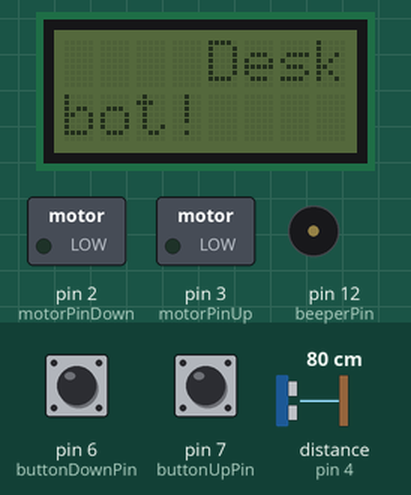
Bench run of a sketch on a simulated Arduino Uno, built with avr-gcc and run on an emulated ATmega328P. On the bench: 8×2 character LCD, switched loads named in the sketch (green lamp = pin HIGH), buzzer (waves = sounding, pin HIGH). The inputs (shaded band) are chosen by the test bench; at power-on: pin 6 (buttonDownPin) HIGH, distance to the obstacle (sensor on pin 4) 80 cm, pin 7 (buttonUpPin) HIGH. EEPROM starts erased; what the sketch prints to the serial monitor is not drawn.

Above: at 1.3 s.
1.4 s: pin 6 (buttonDownPin) pulled LOW for 0.15 s
At 2.7 s:
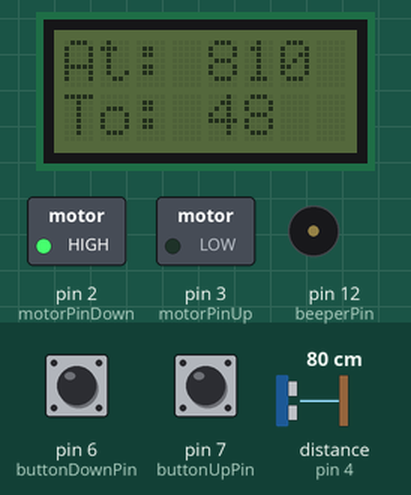
3.0 s: distance to the obstacle (sensor on pin 4) set to 6 cm
At 4.2 s:
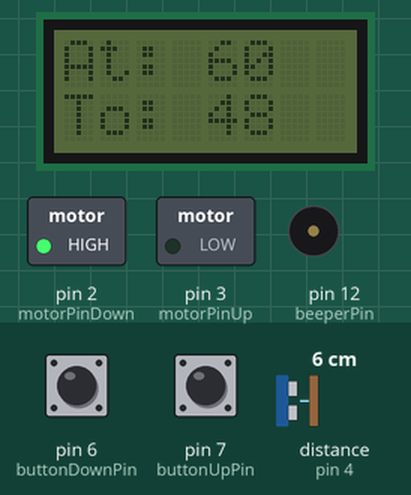
4.5 s: distance to the obstacle (sensor on pin 4) set to 3 cm
At 5.5 s:
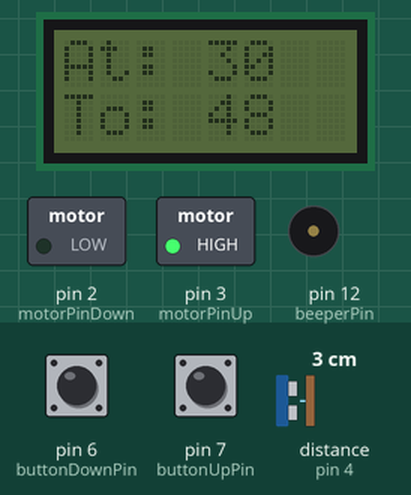
6.0 s: distance to the obstacle (sensor on pin 4) set to 9 cm
At 6.6 s:
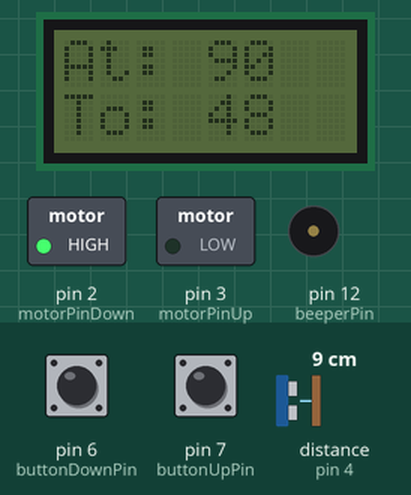
9.0 s: distance to the obstacle (sensor on pin 4) set to 2 cm
At 11.1 s:
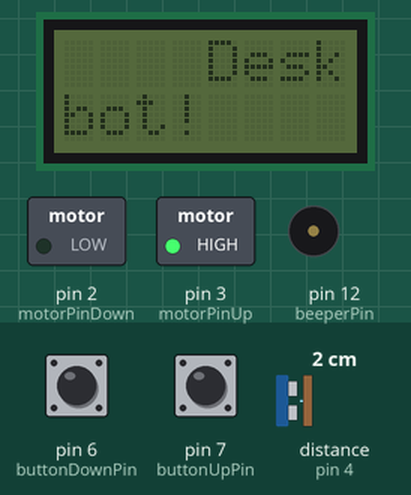
11.5 s: pin 7 (buttonUpPin) pulled LOW for 0.15 s
At 11.58 s:
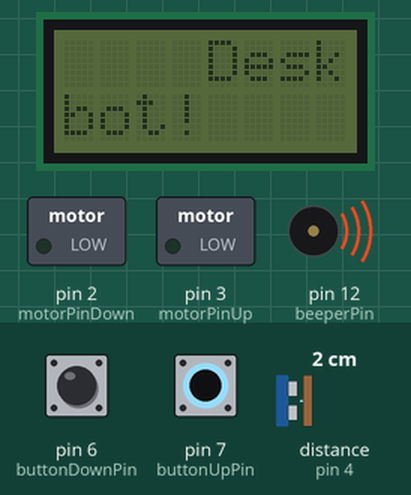
Timing chart, 0 to 14.1 s (numbered marks = the images above; inputs shaded):
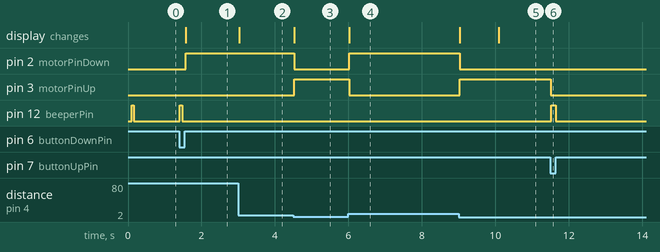

The sketch:

Deskbot.ino
```cpp
#include <Bounce2.h>
#include "EEPROMAnything.h"
//#include <MemoryFree.h>
#include <NewPing.h>
#include <Wire.h>
#include <LiquidCrystal_I2C.h>

#define motorPinUp 3
#define motorPinDown 2
#define sonarPongPin 4
#define sonarPingPin 5
#define buttonDownPin 6
#define buttonUpPin 7
#define beeperPin 12

LiquidCrystal_I2C lcd(0x27,8,2);

enum directions { none, up, down, setUp, setDown, checking, moving };

const unsigned int floorOffset = 935-280;
const unsigned int maxSafeHeight = 410;
const unsigned int minSafeHeight = 48;
const unsigned int buttonHoldTime = 2000;
const unsigned int setButtonTimeout = 5000;
const unsigned int sonarTimeout = 50;
const unsigned int screenTimeout = 10000;

directions operationMode = none;
unsigned int topHeight = 390;
unsigned int bottomHeight = 50;
unsigned int targetHeight;
unsigned int lastMeasuredHeight = 0;
unsigned int reportedHeight = 0;
unsigned int heightAccuracy = 1;
unsigned long beepEndTime = 0;
unsigned long buttonPushTime = 0;
unsigned long lastMeasuredTime = 0;
unsigned long screenLastUpdatedTime = 0;

NewPing sonar(sonarPingPin, sonarPongPin);
Bounce upDebounce = Bounce();
Bounce downDebounce = Bounce();

void setup() {
  Serial.begin(115200);
  Serial.println();
  lcd.init();
  resetScreen();
  pinMode(motorPinUp, OUTPUT);
  pinMode(motorPinDown, OUTPUT);
  pinMode(beeperPin, OUTPUT);
  pinMode(sonarPongPin, INPUT);
  pinMode(sonarPingPin, OUTPUT);
  pinMode(buttonUpPin, INPUT_PULLUP);
  pinMode(buttonDownPin, INPUT_PULLUP);
  digitalWrite(motorPinUp, LOW);
  digitalWrite(motorPinDown, LOW);
  upDebounce.attach(buttonUpPin);
  upDebounce.interval(5);
  downDebounce.attach(buttonDownPin);
  downDebounce.interval(5);
  Serial.println(F("================ Deskbot 1.2 ================"));
  loadSettings();
  if (topHeight > maxSafeHeight) {
    topHeight = maxSafeHeight;
    saveSettings();
  }
  if (bottomHeight < minSafeHeight || bottomHeight > topHeight) {
    bottomHeight = minSafeHeight;
    saveSettings();
  }
  reportVitals();
  beep(50);
}

void loop() {
  beep();
  upDebounce.update();
  downDebounce.update();
  if (millis() > screenLastUpdatedTime + screenTimeout) resetScreen();
  if (!upDebounce.read() && !downDebounce.read()) operationMode = none; // if both pressed, then abort

  switch (operationMode) {
    case checking:
      if (millis() < buttonPushTime + buttonHoldTime) {
        if (upDebounce.rose()) {
          operationMode = moving;
          targetHeight = topHeight;
        }
        else if (downDebounce.rose()){
          operationMode = moving;
          targetHeight = bottomHeight;
        }
      } else {
        if (!upDebounce.read()) operationMode = setUp;
        else if (!downDebounce.read()) operationMode = setDown;
        buttonPushTime = millis();
        beep(50);
      }
      break;

    case moving:
      if (!upDebounce.read() || !downDebounce.read()) { // abort if any button pressed
        motorDirection(none); //redundant - safety
        operationMode = none;
        beep(100);
        Serial.println(F("Stop."));
        resetScreen();
        break;
      }
      if (moveDesk(targetHeight)) operationMode = none;
      break;

    case setUp:
      operationMode = none;
      //      if (!upDebounce.read() && !downDebounce.read()) { // abort if both buttons pressed
      //        motorDirection(none); //redundant - safety
      //        operationMode = none;
      //        Serial.println(F("Stop."));
      //        break;
      //      }
      //      if (millis() < buttonPushTime + setButtonTimeout) {
      //        if(upDebounce.fell() || downDebounce.fell()) {
      //          buttonPushTime = millis();
      //          if(upDebounce.fell()) settingHeight = measureHeight() + 1;
      //          if(downDebounce.fell()) settingHeight = measureHeight() - 1;
      //          Serial.println(F("Setting height: ") + String(settingHeight));
      //          moveDesk(settingHeight);
      //        }
      //      } else {
      //        topHeight = settingHeight;
      //        saveSettings();
      //        Serial.println("New top height set: " + String(topHeight));
      //        operationMode = none;
      //      }
      break;

    case setDown:
      operationMode = none;
      break;

    default:
      motorDirection(none);
      if ((upDebounce.fell() && !downDebounce.fell()) || (!upDebounce.fell() && downDebounce.fell())) {
        buttonPushTime = millis();
        operationMode = checking;
        beep(10);
      }
      break;
  }
}

void motorDirection(directions motorDirection) {
  switch (motorDirection) {
    case up:
      digitalWrite(motorPinUp, HIGH);
      digitalWrite(motorPinDown, LOW);
      break;
    case down:
      digitalWrite(motorPinUp, LOW);
      digitalWrite(motorPinDown, HIGH);
      break;
    default:
      digitalWrite(motorPinUp, LOW);
      digitalWrite(motorPinDown, LOW);
      break;
  }
}

bool moveDesk(int newHeight) {
  int currentHeight = measureHeight();
  if (reportedHeight != currentHeight) {
    Serial.println("Current height: " + String(currentHeight) + ". Target height: " + String(newHeight) + ".");
    lcd.setCursor(0,0);
    lcd.print(F("At: "));
    lcd.print(currentHeight);
    lcd.print(F("  "));
    lcd.setCursor(0,1);
    lcd.print(F("To: "));
    lcd.print(newHeight);
    lcd.print(F("  "));
    reportedHeight = currentHeight;
  }
//  if ((currentHeight > maxSafeHeight) || (currentHeight < minSafeHeight)) {
//    beep(500);
//    operationMode = none;
//    motorDirection(none);
//    Serial.println("Out of safe operating range");
//    lcd.setCursor(0,0);
//    lcd.print(F("Out of R"));
//    lcd.setCursor(0,1);
//    lcd.print(F("ange.   "));
//    return false;
//  }

  if ( currentHeight > newHeight + heightAccuracy ) {
    motorDirection(down);
    return false;
  } else if ( currentHeight < newHeight - heightAccuracy ) {
    motorDirection(up);
    return false;
  } else {
    motorDirection(none);
    Serial.println("Target height reached: " + String(newHeight) + "mm.");
    lcd.setCursor(0,0);
    lcd.print(F("Height: "));
    lcd.setCursor(0,1);
    lcd.print(newHeight);
    lcd.print(F("mm       "));
    screenLastUpdatedTime = millis();
    return true;
  }
}

void resetScreen() {
  lcd.setCursor(0,0);
  lcd.print(F("    Desk"));
  lcd.setCursor(0,1);
  lcd.print(F("bot!    "));
  screenLastUpdatedTime = millis();
}

void beep() {
  if ( beepEndTime - millis() > 10000 ) {
    beepEndTime = millis();
  } else if (millis() < beepEndTime) {
    digitalWrite(beeperPin, HIGH);
  } else {
    digitalWrite(beeperPin, LOW);
  }
}

void beep(int beepLength) {
  beepEndTime = millis() + beepLength;
}

int measureHeight() {
  if ((millis() - lastMeasuredTime >= sonarTimeout) || (lastMeasuredTime == 0)) {
    lastMeasuredTime = millis();
    lastMeasuredHeight = sonar.ping_cm() * 10;
  }
  return lastMeasuredHeight;
}

void saveSettings() {
  int eepromAddress = 0;
  eepromAddress += EEPROM_writeAnything(eepromAddress, topHeight);
  eepromAddress += EEPROM_writeAnything(eepromAddress, bottomHeight);
  Serial.println("   Saved Top: " + String(topHeight));
  Serial.println("Saved Bottom: " + String(bottomHeight));
}

void loadSettings() {
  int eepromAddress = 0;
  eepromAddress += EEPROM_readAnything(eepromAddress, topHeight);
  eepromAddress += EEPROM_readAnything(eepromAddress, bottomHeight);
  Serial.println("    Loaded Top: " + String(topHeight) + "mm");
  Serial.println(" Loaded Bottom: " + String(bottomHeight) + "mm");
}

void reportVitals() {
  Serial.print(F("    Top height: "));
  Serial.print(topHeight);
  Serial.println(F("mm"));

  Serial.print(F(" Bottom height: "));
  Serial.print(bottomHeight);
  Serial.println(F("mm"));

  Serial.print(F("Current Height: "));
  Serial.print(measureHeight());
  Serial.println(F("mm"));

//  Serial.print(F("   Free Memory: "));
//  Serial.print(freeMemory());
//  Serial.println(F(" thingies."));
  Serial.println(F("============================================="));
}
```

Measured:
- the behaviour switches between 5 and 4 cm on distance to the obstacle (sensor on pin 4) (found by bisection; images 2 and 3)
- after the input at 1.4 s, pin 2 (motorPinDown): LOW → HIGH after 0.18 s; pin 12 (beeperPin): LOW → HIGH at once, → LOW 0.07 s later; the display: changes after 0.18 s (image 1)
- after the input at 3.0 s, the display: changes at once (image 2)
- after the input at 4.5 s, pin 2 (motorPinDown): HIGH → LOW at once; pin 3 (motorPinUp): LOW → HIGH at once; the display: changes at once (image 3)
- after the input at 6.0 s, pin 2 (motorPinDown): LOW → HIGH at once; pin 3 (motorPinUp): HIGH → LOW at once; the display: changes at once (image 4)
- after the input at 9.0 s, pin 2 (motorPinDown): HIGH → LOW at once; pin 3 (motorPinUp): LOW → HIGH at once; the display: first changes at once (image 5 shows a later state)
- after the input at 11.5 s, pin 3 (motorPinUp): HIGH → LOW at once; pin 12 (beeperPin): LOW → HIGH at once, → LOW 0.13 s later
